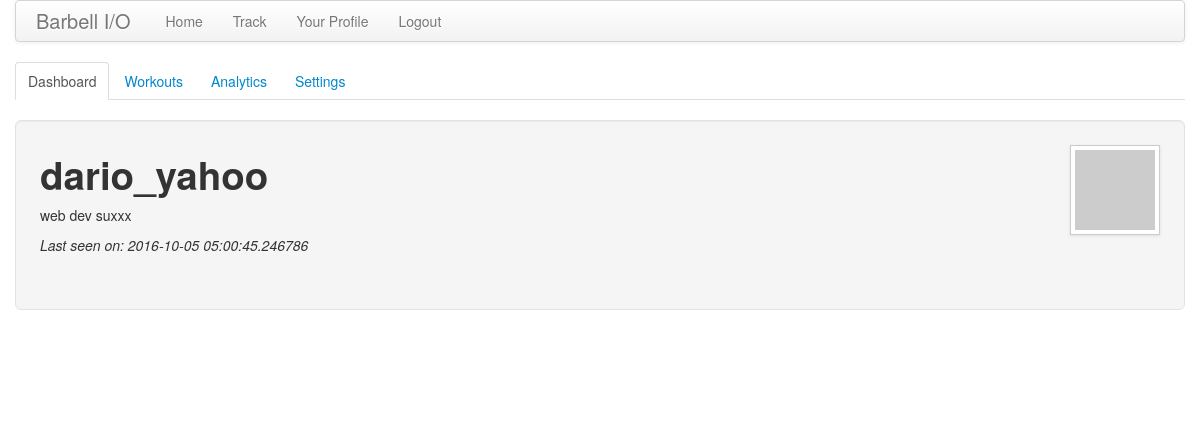
Screenshot of /user/dario_yahoo/home (signed in) with the database file from the repository.
### app/models.py (models this page shows, shortened)
class User(db.Model):
    id = db.Column(db.Integer, primary_key=True)
    uid = db.Column(db.String, unique=True)
    username = db.Column(db.String(64), index=True, unique=True)
    email = db.Column(db.String(120), index=True, unique=True)
    about_me = db.Column(db.String(140))
    last_seen = db.Column(db.DateTime)
    units = db.Column(db.String) # TODO: len
    sex = db.Column(db.String)   # TODO: len
    posts = db.relationship('Post', backref='author', lazy='dynamic')
    lifts = db.relationship('LiftEntry', backref='lifter', lazy='dynamic')
    def avatar(self, size):
        return 'http://www.gravatar.com/avatar/%s?d=mm&s=%d' % (md5(self.email.encode('utf-8')).hexdigest(), size)
    @property
    def is_authenticated(self):
        return True
    def __repr__(self):
        return '<User %r>' % (self.username)

### app/views.py (the view)
@app.route('/user/<username>')
@app.route('/user/<username>/home')
@login_required
def user_home(username):
    user = User.query.filter_by(username=username).first()
    if user == None:
        flash('User %s not found.' % username)
        return redirect(url_for('index'))
    lifts = user.lifts
    units = user.units
    charts = []
    for idx, lift_choice in enumerate(lift_choices):
        cur_lift = lifts.filter_by(lift=lift_choice)
        if cur_lift.count() > 0:
            cur_chart = {}
            cur_chart['chartID'] = 'chart' + str(idx)
            cur_chart['chart'] = {"renderTo": 'chartID_' + str(idx), "type": 'spline'}
            cur_chart['series'] = [{"name": 'Weight', "data": [lift.weight for lift in cur_lift]}]
            cur_chart['chartTitle'] = {"text": lift_choice}
            cur_chart['xAxis'] = {"categories": [str(i) for i in range(cur_lift.count())]}
            cur_chart['yAxis'] = {"title": {"text": 'Weight in ' + units}}
            cur_chart['plotOptions'] = {}
            charts.append(cur_chart)
    return render_template('user_home.html',
                           title='Your Profile',
                           user=user,
                           charts=charts)

### app/views.py (called while the page is built)
@app.before_request
def before_request():
    g.user = current_user
    print('Current user: ' + str(g.user))
    if g.user.is_authenticated:
        g.user.last_seen = datetime.utcnow()
        db.session.add(g.user)
        db.session.commit()

@lm.user_loader
def load_user(id):
    return User.query.get(int(id))

### app/templates/user_home.html (shortened to what this page needs)
{% extends "user_nav.html" %}
{% set active_page = "dashboard" %}
{% block user_content %}
<div class="well well-large" style="height: 140px;">
    <div class="pull-right">
        <img src="{{user.avatar(128)}}" class="img-polaroid">
    </div>
    <h1>{{user.username}}</h1>
    {% if user.about_me %}<p>{{user.about_me}}</p>{% endif %}
    {% if user.last_seen %}<p><em>Last seen on: {{user.last_seen}}</em></p>{% endif %}
</div>
{% for chart in charts %}
    <div class="row-fluid">
    <div class = "span10 offset1">
    </div>
    </div>
{% endfor %}
{% endblock %}

### rows the page displays
User: username "dario_yahoo", about_me "web dev suxxx", last_seen "2016-10-05 05:00:45.246786"

### other values shown
{{ caption|e }} "Dashboard" "Workouts" "Analytics" "Settings"
